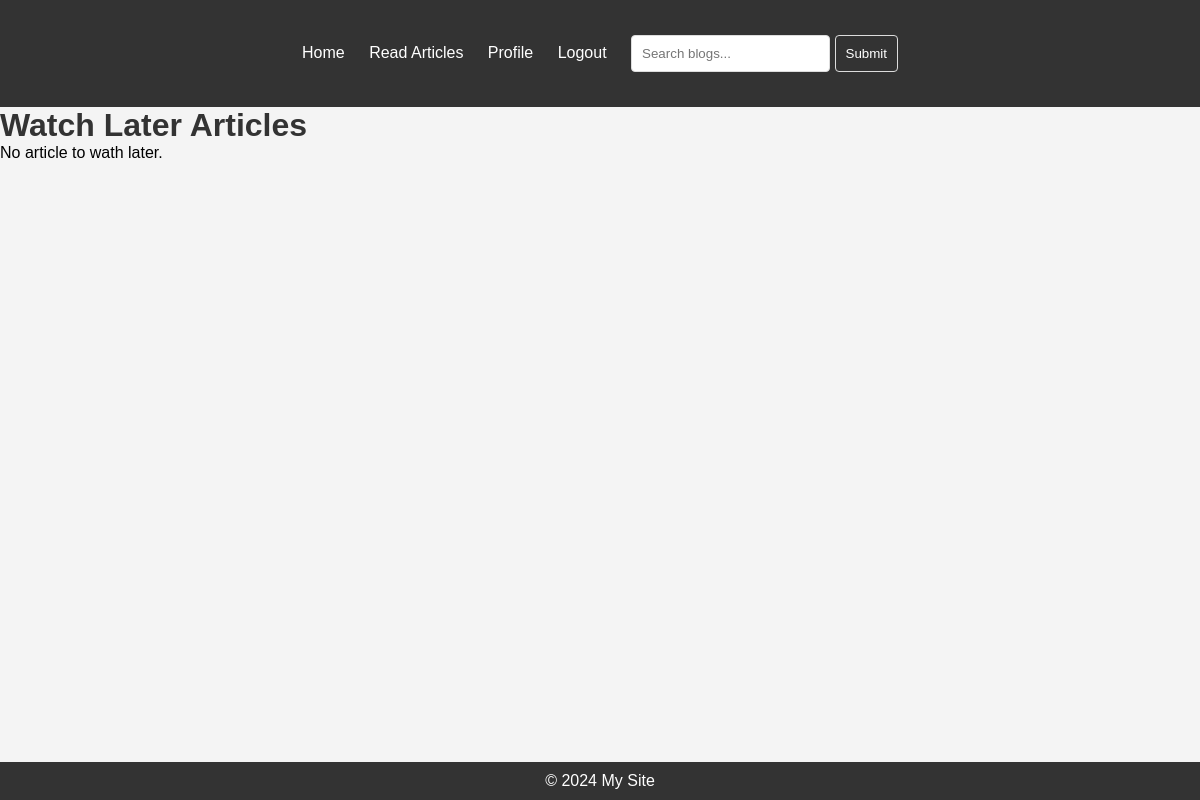
The page /blogs/watch-later-articles/ (signed in) on the database as committed earlier.
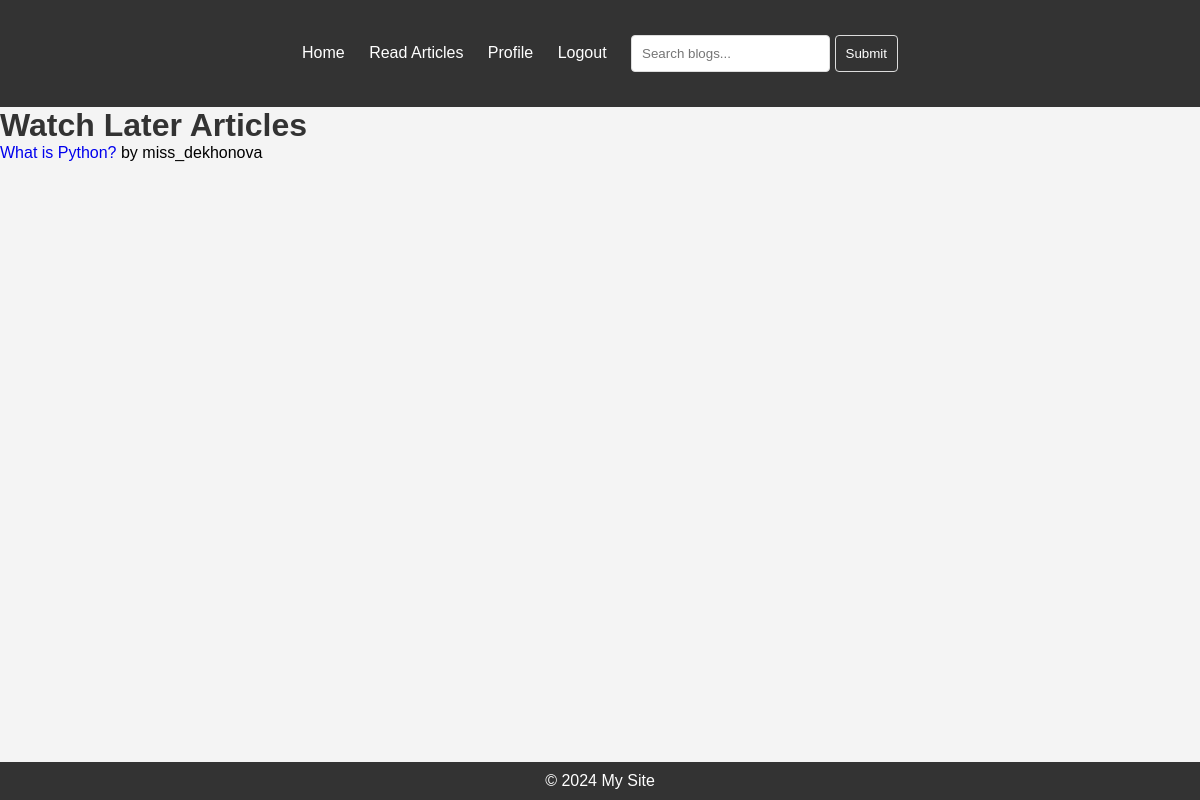
The same page on the database as committed later.
### blogs/models.py (models this page shows, shortened)
class Articles(models.Model):
    title = models.CharField(max_length=256, blank=True, null=True)
    author = models.ForeignKey(settings.AUTH_USER_MODEL, on_delete=models.CASCADE)
    category = models.ForeignKey(Category, on_delete=models.CASCADE)
    text = models.TextField(blank=True, null=True)
    star_given = models.IntegerField(
        default=0,
        validators=[
            MinValueValidator(0),
            MaxValueValidator(5)
        ]
    )
    image = models.ImageField(upload_to='article_images/', blank=True, null=True,
                              default='default_images/not_available.png')
    created_at = models.DateTimeField(auto_now_add=True)
    updated_at = models.DateTimeField(auto_now=True)
    class Meta:
        db_table = 'articles'

### users/models.py (models this page shows, shortened)
class CustomUser(AbstractUser):
    image = models.ImageField(upload_to='users_images/', blank=True, null=True, default='default_images/user_image.png')
    groups = models.ManyToManyField(
        Group,
        related_name='custom_user_set',
        blank=True,
        help_text=(
            'The groups this user belongs to. A user will get all permissions '
            'granted to each of their groups.'
        ),
        related_query_name='custom_user',
    )
    user_permissions = models.ManyToManyField(
        Permission,
        related_name='custom_user_set',
        blank=True,
        help_text='Specific permissions for this user.',
        related_query_name='custom_user',
    )
    class Meta:
        db_table = 'customuser'

### blogs/views.py (the view)
# urls.py: path('watch-later-articles/', WatchLaterArticlesView.as_view(), name='watch-later-articles'),
class WatchLaterArticlesView(View):
    def get(self, request):
        interactions = UserArticleInteraction.objects.filter(user=request.user, watch_later=True)
        articles = [interaction.article for interaction in interactions]
        return render(request, 'blogs/watch_later_articles.html', {'articles': articles})

### templates/blogs/watch_later_articles.html (shortened to what this page needs)
{% extends 'base.html' %}
{% block content %}
    <h1>Watch Later Articles</h1>
    {% if articles %}
        <ul>
            {% for article in articles %}
                <li>
                    <a href="{% url 'blogs:articles-detail' article.pk %}">{{ article.title }}</a>
                    by {{ article.author.username }}
                </li>
            {% endfor %}
        </ul>
    {% else %}
        <p>No article to wath later.</p>
    {% endif %}
{% endblock %}

Rows that differ between the two databases and show on the page:
now on this page (row edited): Articles: title "What is Python?", author.username "miss_dekhonova"
Other text that changed with them:
text no longer shown: "No article to wath later."
